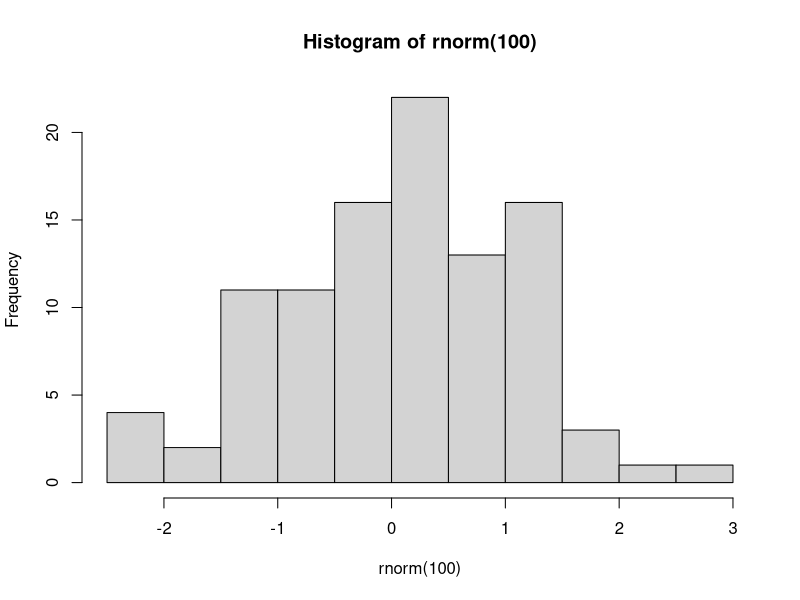

Here is the R script that generated this plot:
## ---- chunk 1
library(knitr)

# Use pdf plots rather than jpeg.
opts_chunk$set(dev = 'pdf')

# digits to print out
options(digits=5)

## ---- chunk 2

## ---- chunk 3
hist(rnorm(100))
